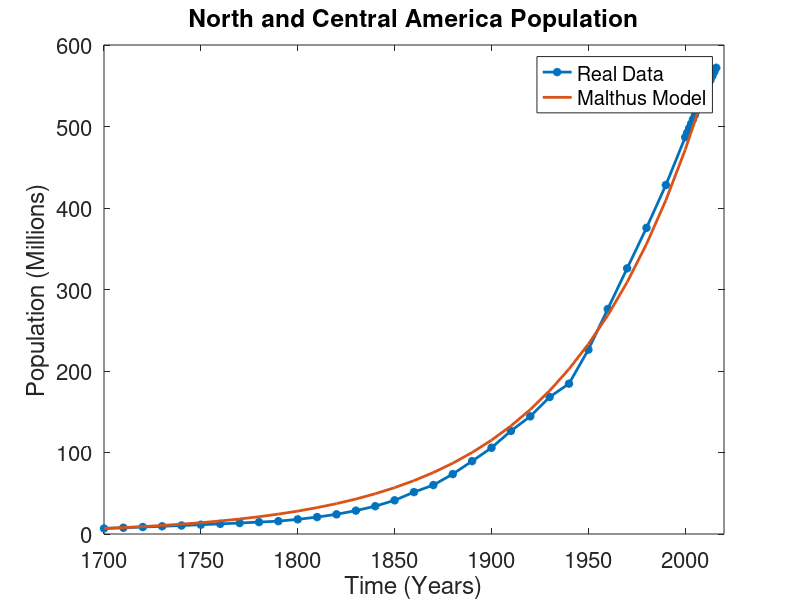

Recreate this plot in MATLAB.
function malthus_model()
%---------------------------------
% This MATLAB function was created for academic purposes. 
% University of Alberta
% Winter 2022
% Lab: MATH 572 (Instructor: Hao Wang)
% Author: Pablo V.
% Contact: venegasg@ualberta.ca
% -------------------------------
% Objective (1): Show the student how to use MATLAB and how the algorithm
% could be improved. 
% %Input
%     - none
% %Output
%     - Malthus model vs Real data
%---------------------------------
lambda=1.0142;
close all
N0=6766907.5/1000000;

n=-(1700-2015);
for i=1:n
    N(i)=lambda^(i)*N0;
end
x=[1700:2015]';
[xd,yd]=data();
plot(xd,yd./1000000,'-*','LineWidth',2)
axis([1700 2020 0 600])
hold on
plot(x(1:10:end),N(1:10:end)','-','LineWidth',2);
axis([1700 2020 0 600])
title('North and Central America Population')
legend('Real Data','Malthus Model');
xlabel('Time (Years)')
ylabel('Population (Millions)')
set(gca,'fontsize', 16)

function [x,y]=data()
x=[0
100
200
300
400
500
600
700
800
900
1000
1100
1200
1300
1400
1500
1600
1700
1710
1720
1730
1740
1750
1760
1770
1780
1790
1800
1810
1820
1830
1840
1850
1860
1870
1880
1890
1900
1910
1920
1930
1940
1950
1960
1970
1980
1990
2000
2001
2002
2003
2004
2005
2006
2007
2008
2009
2010
2011
2012
2013
2014
2015
2016];

y=[8717237.96
9219100.62
9752459.96
10319943.97
10924257.25
11568838.89
12257448.21
12994597.01
13785817.7
15945381.2
18134280.2
20494088.9
22954475.4
25468696.6
28147356.8
30991611.3
3811802.1
6766907.5
7645898.7
8546604.4
9468595.2
10416043.5
11394028.2
12408821.2
13468188.8
14595321.2
15785091.2
17979684.7
20767559
24163022
28668295
34111972
41345808
51405345
60066260
73523425
89408743
105797119
126453777
144357402
168083404
184461715
226209521
276043276
325944484
375635408
428272840
486880570
492366094
497854858
503342438
508828774
514315776
519801498
525290102
530776734
536261864
541749246
546802174
551851944
556901434
561950624
567001696
572050884];
